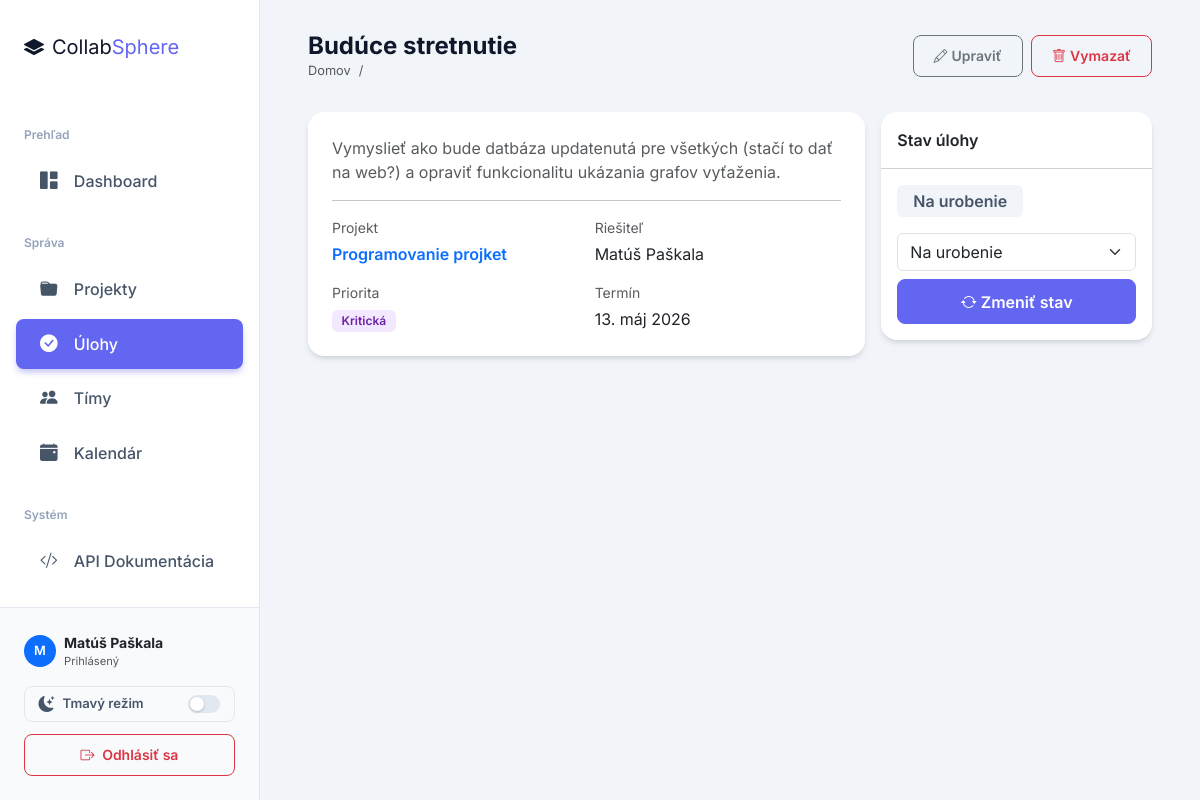
The page /tasks/4/ (signed in) on the database its author committed.
### projects/models.py (models this page shows, shortened)
class Task(models.Model):
    PRIORITY_CHOICES = [
        ('low', 'Nízka'),
        ('medium', 'Stredná'),
        ('high', 'Vysoká'),
        ('critical', 'Kritická'),
    ]
    STATUS_CHOICES = [
        ('todo', 'Na urobenie'),
        ('in_progress', 'V riešení'),
        ('review', 'Na kontrole'),
        ('done', 'Hotovo'),
    ]
    name = models.CharField(max_length=200, verbose_name='Názov')
    description = models.TextField(blank=True, verbose_name='Popis')
    priority = models.CharField(max_length=10, choices=PRIORITY_CHOICES, default='medium', verbose_name='Priorita')
    deadline = models.DateField(null=True, blank=True, verbose_name='Termín')
    status = models.CharField(max_length=15, choices=STATUS_CHOICES, default='todo', verbose_name='Stav')
    project = models.ForeignKey(Project, on_delete=models.CASCADE, related_name='tasks', verbose_name='Projekt')
    assignee = models.ForeignKey(User, on_delete=models.SET_NULL, null=True, blank=True,related_name='tasks', verbose_name='Riešiteľ')
    created_at = models.DateTimeField(auto_now_add=True)
    class Meta:
        verbose_name = 'Úloha'
        verbose_name_plural = 'Úlohy'
        ordering = ['-created_at']

class Project(models.Model):
    STATUS_CHOICES = [
        ('planning', 'Plánovanie'),
        ('active', 'Aktívny'),
        ('on_hold', 'Pozastavený'),
        ('completed', 'Dokončený'),
        ('cancelled', 'Zrušený'),
    ]
    name = models.CharField(max_length=200, verbose_name='Názov')
    description = models.TextField(blank=True, verbose_name='Popis')
    created_at = models.DateTimeField(auto_now_add=True, verbose_name='Dátum vytvorenia')
    deadline = models.DateField(null=True, blank=True, verbose_name='Termín odovzdania')
    status = models.CharField(max_length=20, choices=STATUS_CHOICES, default='planning', verbose_name='Stav')
    team = models.ForeignKey(Team, on_delete=models.SET_NULL, null=True, blank=True,
                             related_name='projects', verbose_name='Tím')
    members = models.ManyToManyField(User, through='Membership', related_name='projects', verbose_name='Členovia')
    class Meta:
        verbose_name = 'Projekt'
        verbose_name_plural = 'Projekty'
        ordering = ['-created_at']

### projects/views.py (the view)
# urls.py: path('tasks/<int:pk>/', views.task_detail, name='task_detail'),
@login_required
def task_detail(request, pk):
    is_manager = request.user.groups.filter(name='manager').exists()
    if is_manager:
        task = get_object_or_404(Task, pk=pk)
    else:
        task = get_object_or_404(Task.objects.filter(Q(assignee=request.user) | Q(project__members=request.user)).distinct(), pk=pk)
    return render(request, 'tasks/task_detail.html', {'task': task, 'is_manager': is_manager})

### templates/tasks/task_detail.html (shortened to what this page needs)
{% extends "base.html" %}
{% block page_title %}{{ task.name }}{% endblock %}
{% block topbar_actions %}
<a href="{% url 'task_edit' task.pk %}" class="btn btn-sm btn-outline-secondary me-1"><i class="bi bi-pencil me-1"></i>Upraviť</a>
{% if is_manager %}
<a href="{% url 'task_delete' task.pk %}" class="btn btn-sm btn-outline-danger"><i class="bi bi-trash me-1"></i>Vymazať</a>
{% endif %}
{% endblock %}
{% block content %}
<div class="row g-3">
  <div class="col-lg-8">
    <div class="card">
      <div class="card-body p-4">
        <p class="text-muted">{{ task.description|default:"Bez popisu" }}</p>
        <hr>
        <div class="row g-3 text-sm">
          <div class="col-sm-6">
            <div class="text-muted small mb-1">Projekt</div>
            <a href="{% url 'project_detail' task.project.pk %}" class="text-decoration-none fw-semibold">{{ task.project.name }}</a>
          </div>
          <div class="col-sm-6">
            <div class="text-muted small mb-1">Riešiteľ</div>
            <span>{{ task.assignee.get_full_name|default:task.assignee.username|default:"Nepriradený" }}</span>
          </div>
          <div class="col-sm-6">
            <div class="text-muted small mb-1">Priorita</div>
            <span class="badge badge-priority-{{ task.priority }}">{{ task.get_priority_display }}</span>
          </div>
          <div class="col-sm-6">
            <div class="text-muted small mb-1">Termín</div>
            <span>{{ task.deadline|default:"—" }}</span>
          </div>
        </div>
      </div>
    </div>
  </div>
  <div class="col-lg-4">
    <div class="card">
      <div class="card-header bg-white py-3 fw-semibold">Stav úlohy</div>
      <div class="card-body">
        <div class="mb-3">
          <span class="badge badge-status-{{ task.status }} fs-6 px-3 py-2">{{ task.get_status_display }}</span>
        </div>
        {% if is_manager or task.assignee == request.user %}
        <form method="post" action="{% url 'task_change_status' task.pk %}">
          <select name="status" class="form-select mb-2">
            {% for val, label in task.STATUS_CHOICES %}
            <option value="{{ val }}" {% if task.status == val %}selected{% endif %}>{{ label }}</option>
            {% endfor %}
          </select>
          <button type="submit" class="btn btn-primary w-100"><i class="bi bi-arrow-repeat me-1"></i>Zmeniť stav</button>
        </form>
        {% endif %}
      </div>
    </div>
  </div>
</div>
{% endblock %}

### templates/base.html (shortened to what this page needs)
{% load static %}
<!DOCTYPE html>
<html lang="sk">
<head>
    <link rel="stylesheet" href="https://cdnjs.cloudflare.com/ajax/libs/bootstrap/5.3.3/css/bootstrap.min.css">
    <link rel="stylesheet" href="https://cdnjs.cloudflare.com/ajax/libs/bootstrap-icons/1.11.3/font/bootstrap-icons.min.css">
    <link rel="stylesheet" href="{% static 'css/modern.css' %}">
    <link rel="stylesheet" href="{% static 'css/dark.css' %}">
</head>
<body>
<nav class="sidebar" id="sidebar">
    <div class="sidebar-brand">
        <i class="bi bi-layers-fill me-2"></i>Collab<span>Sphere</span>
    </div>
    <div class="pt-2">
        <div class="nav-section">Prehľad</div>
        <a href="{% url 'dashboard' %}" class="nav-link {% if request.resolver_match.url_name == 'dashboard' %}active{% endif %}">
            <i class="bi bi-grid-1x2-fill"></i> Dashboard
        </a>
        <div class="nav-section">Správa</div>
        <a href="{% url 'project_list' %}" class="nav-link {% if 'project' in request.resolver_match.url_name %}active{% endif %}">
            <i class="bi bi-folder-fill"></i> Projekty
        </a>
        <a href="{% url 'task_list' %}" class="nav-link {% if 'task' in request.resolver_match.url_name %}active{% endif %}">
            <i class="bi bi-check-circle-fill"></i> Úlohy
        </a>
        <a href="{% url 'team_list' %}" class="nav-link {% if 'team' in request.resolver_match.url_name %}active{% endif %}">
            <i class="bi bi-people-fill"></i> Tímy
        </a>
        <a href="{% url 'calendar' %}" class="nav-link {% if request.resolver_match.url_name == 'calendar' %}active{% endif %}">
            <i class="bi bi-calendar-event-fill"></i> Kalendár
        </a>
        <div class="nav-section">Systém</div>
        <a href="/api/tasks/" class="nav-link" target="_blank">
            <i class="bi bi-code-slash"></i> API Dokumentácia
        </a>
    </div>
    <div class="sidebar-footer">
        <div class="d-flex align-items-center mb-3">
            <div class="avatar-sm bg-primary text-white rounded-circle d-flex align-items-center justify-content-center me-2" style="width: 32px; height: 32px; font-weight: 600; font-size: 0.8rem;">
                {{ request.user.username|slice:":1"|upper }}
            </div>
            <div class="overflow-hidden">
                <div class="text-dark fw-bold text-truncate small">{{ request.user.get_full_name|default:request.user.username }}</div>
                <div class="text-muted extra-small" style="font-size: 0.7rem;">Prihlásený</div>
            </div>
        </div>
        <button class="theme-toggle-btn" id="themeToggle" title="Prepnúť tému" aria-label="Prepnúť tmavý/svetlý režim">
            <i class="bi bi-moon-stars-fill ttb-icon" id="themeIcon"></i>
            <span class="ttb-label" id="themeLabel">Tmavý režim</span>
            <span class="toggle-track">
                <span class="toggle-thumb"></span>
            </span>
        </button>
        <a href="{% url 'logout' %}" class="btn btn-sm btn-outline-danger w-100">
            <i class="bi bi-box-arrow-right me-1"></i> Odhlásiť sa
        </a>
    </div>
</nav>
<div class="main-content">
    <div class="topbar d-flex align-items-center justify-content-between">
        <div>
            <h6 class="mb-0">{% block page_title %}{% endblock %}</h6>
            <nav aria-label="breadcrumb">
                <ol class="breadcrumb mb-0" style="font-size: 0.8rem;">
                    <li class="breadcrumb-item"><a href="{% url 'dashboard' %}" class="text-decoration-none text-muted">Domov</a></li>
                    <li class="breadcrumb-item active" aria-current="page">{% block breadcrumb %}{% endblock %}</li>
                </ol>
            </nav>
        </div>
        <div class="topbar-actions">
            {% block topbar_actions %}{% endblock %}
        </div>
    </div>
    <div class="content-wrapper">
        {% block content %}{% endblock %}
    </div>
</div>
</body>
</html>

### static/css/modern.css (style rules this page uses)
:root { --primary: #6366f1; --primary-hover: #4f46e5; --secondary: #64748b; --success: #10b981; --danger: #ef4444; --warning: #f59e0b; --info: #0ea5e9; --light: #f8fafc; --dark: #0f172a; --sidebar-bg: #ffffff; --sidebar-text: #475569; --sidebar-active-bg: #f1f5f9; --sidebar-active-text: #6366f1; --card-shadow: 0 4px 6px -1px rgb(0 0 0 / 0.1), 0 2px 4px -2px rgb(0 0 0 / 0.1); --card-shadow-hover: 0 10px 15px -3px rgb(0 0 0 / 0.1), 0 4px 6px -4px rgb(0 0 0 / 0.1); }
body { font-family: 'Inter', sans-serif; background-color: #f1f5f9; color: #1e293b; overflow-x: hidden; }
.sidebar { background: var(--sidebar-bg); border-right: 1px solid #e2e8f0; color: var(--sidebar-text); width: 260px; height: 100vh; position: fixed; top: 0; left: 0; z-index: 100; transition: all 0.3s ease; display: flex; flex-direction: column; }
.sidebar-brand { padding: 2rem 1.5rem; font-size: 1.25rem; color: var(--dark); border-bottom: none; }
.sidebar-brand span { color: var(--primary); }
.sidebar .nav-link { color: var(--sidebar-text); font-weight: 500; padding: 0.75rem 1.5rem; margin: 0.25rem 1rem; border-radius: 0.5rem; transition: all 0.2s; }
.sidebar .nav-link i { font-size: 1.1rem; margin-right: 0.75rem; }
.sidebar .nav-link.active { background: var(--primary); color: #ffffff; box-shadow: 0 4px 6px -1px rgba(99, 102, 241, 0.4); }
.sidebar .nav-section { color: #94a3b8; font-weight: 600; font-size: 0.75rem; padding: 1.5rem 1.5rem 0.5rem; }
.sidebar-footer { background: #f8fafc; border-top: 1px solid #e2e8f0; padding: 1.5rem; margin-top: auto; }
.main-content { margin-left: 260px; padding: 2rem 3rem; transition: all 0.3s ease; }
.topbar { background: transparent; border-bottom: none; margin-bottom: 2rem; padding: 0; position: static; }
.topbar h6 { font-size: 1.5rem; font-weight: 700; color: var(--dark); }
.card { border: none; border-radius: 1rem; box-shadow: var(--card-shadow); transition: transform 0.2s, box-shadow 0.2s; overflow: hidden; }
.btn { padding: 0.6rem 1.25rem; font-weight: 600; border-radius: 0.5rem; transition: all 0.2s; }
.btn-primary { background-color: var(--primary); border-color: var(--primary); }
.badge { padding: 0.4em 0.8em; font-weight: 600; border-radius: 0.375rem; }
.badge-priority-critical { background: #f3e8ff; color: #6b21a8; }
.badge-status-todo { background: #f1f5f9; color: #475569; }

### static/css/dark.css (style rules this page uses)
*, *::before, *::after { transition: background-color 0.22s ease, border-color 0.22s ease, color 0.18s ease, box-shadow 0.22s ease !important; }
.theme-toggle-btn { display: flex; align-items: center; gap: 0.5rem; width: 100%; padding: 0.5rem 0.85rem; margin-bottom: 0.75rem; border-radius: 0.5rem; border: 1px solid #e2e8f0; background: #f8fafc; color: #475569; font-size: 0.82rem; font-weight: 600; cursor: pointer; font-family: inherit; line-height: 1; }
.theme-toggle-btn .ttb-icon { font-size: 1rem; }
.theme-toggle-btn .ttb-label { flex: 1; text-align: left; }
.theme-toggle-btn .toggle-track { position: relative; width: 32px; height: 18px; border-radius: 9px; background: #e2e8f0; flex-shrink: 0; }
.theme-toggle-btn .toggle-thumb { position: absolute; top: 2px; left: 2px; width: 14px; height: 14px; border-radius: 50%; background: #fff; box-shadow: 0 1px 3px rgba(0,0,0,.2); transition: transform 0.22s; }

### rows shown on the page
Task: name "Budúce stretnutie", description "Vymyslieť ako bude datbáza updatenutá pre všetkých (stačí to dať na web?) a opraviť funkcionalitu ukázania grafov vyťaženia.", project.name "Programovanie projket", assignee.get_full_name "Matúš Paškala", priority "Kritická", deadline "13. máj 2026", status "Na urobenie"

### other values the page prints
{{ request.user.username|slice:":1"|upper }} "M"
{{ request.user.get_full_name|default:request.user.username }} "Matúš Paškala"
